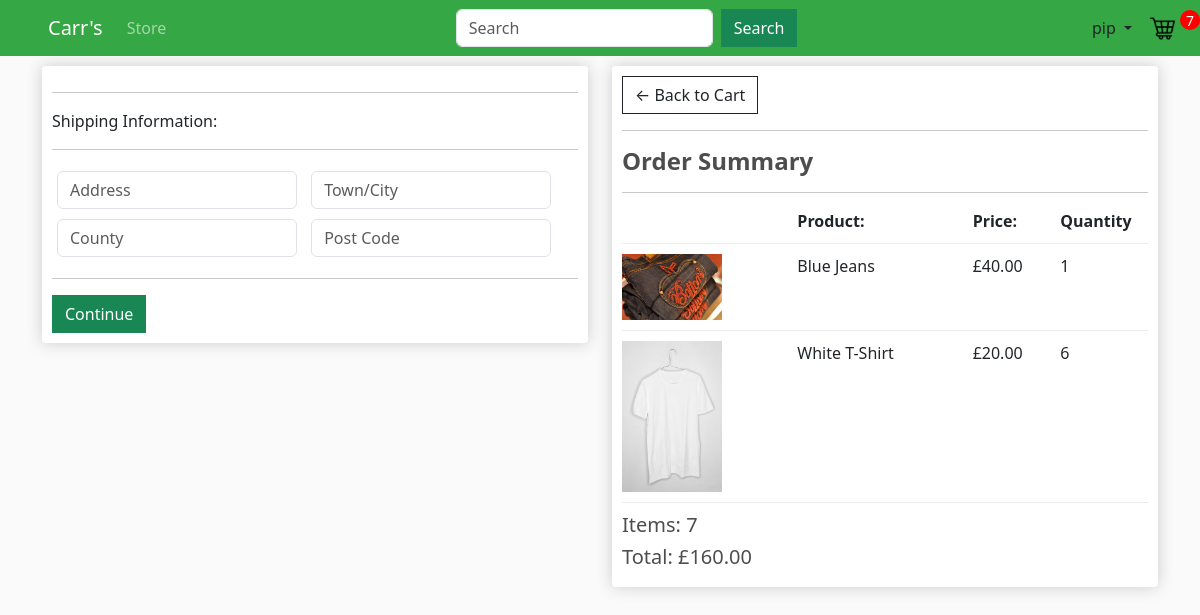
/checkout/ (signed in), run on an earlier commit of the app's database.
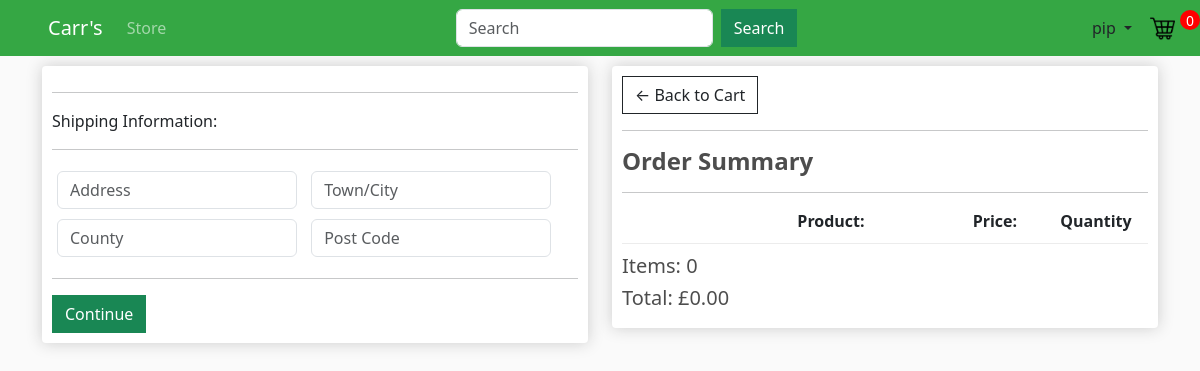
And on a later commit of the database.
### store/models.py (models this page shows, shortened)
class OrderItem(models.Model):
    product = models.ForeignKey(Product, on_delete=models.SET_NULL, blank=True, null=True)
    order = models.ForeignKey(Order, on_delete=models.SET_NULL, blank=True, null=True)
    quantity = models.IntegerField(default=0, null=True, blank=True)
    date_added = models.DateField(auto_now_add=True)
    @property
    def get_total(self):
        total = self.product.price * self.quantity
        return total

class Product(models.Model):
    name = models.CharField(max_length=100, null=True)
    description = models.CharField(max_length=300, null=True)
    price = models.FloatField()
    image = models.ImageField(null=True, blank=True)
    @property
    def imageURL(self):
        try:
            url=self.image.url
        except:
            url=''
        return url

class Order(models.Model):
    customer = models.ForeignKey(Customer, on_delete=models.SET_NULL, blank=True, null=True)
    order_date = models.DateTimeField(auto_now_add=True)
    completed = models.BooleanField(default=False, null=True, blank=False)
    transaction_id = models.CharField(max_length=100, null=True)
    products = models.ManyToManyField(Product, through="OrderItem") #Many to many relationship with OrderItem. This ensures each order can have a variety of products.
    @property
    def get_cart_total(self):
        orderitems = self.orderitem_set.all()
        total = sum([item.get_total for item in orderitems])
        return total
    @property
    def get_cart_items(self):
        orderitems = self.orderitem_set.all()
        total = sum([item.quantity for item in orderitems])
        return total

### store/views.py (the view)
# urls.py: path('checkout/', views.checkout, name ='checkout'),
def checkout(request):
    if request.user.is_authenticated:
        customer=request.user.customer
        order, created = Order.objects.get_or_create(customer=customer, completed=False)
        items = order.orderitem_set.all()
        cartItems = order.get_cart_items
    else:
        items = []
        order = {"get_cart_total": 0, "get_cart_items": 0}
        cartItems = order['get_cart_items']
    context = {'items':items, 'order':order, 'cartItems':cartItems}
    return render(request, 'store/checkout.html', context)

### store/templates/store/checkout.html (shortened to what this page needs)
{% extends 'store/main.html' %}
{% load static %}
{% block content %}
    <div class="row">
        <div class="col-lg-6">
            <div class="box-element" id="form-wrapper">
                <form id="form" method="POST">
                    <div id="shipping-info">
                        <hr>
                        <p>Shipping Information:</p>
                        <hr>
                        <div class="form-field">
                            <input class="form-control" type="text" name="address" placeholder="Address">
                        </div>
                        <div class="form-field">
                            <input class="form-control" type="text" name="city" placeholder="Town/City">
                        </div>
                        <div class="form-field">
                            <input class="form-control" type="text" name="county" placeholder="County">
                        </div>
                        <div class="form-field">
                            <input class="form-control" type="text" name="postcode" placeholder="Post Code">
                        </div>
                    </div>
                    <hr>
                    <input id="form-button" class="btn btn-success btn-block" type="submit" value="Continue">
                </form>
            </div>
            <br>
        </div>
        <div class="col-lg-6">
            <div class="box-element">
                <a  class="btn btn-outline-dark" href="{% url 'cart' %}">&#x2190; Back to Cart</a>
                <hr>
                <h4><strong>Order Summary</strong></h4>
                <hr>
                <div class="cart-row">
                    <div style="flex:2"></div>
                    <div style="flex:2"><strong>Product:</strong></div>
                    <div style="flex:1"><strong>Price:</strong></div>
                    <div style="flex:1"><strong>Quantity</strong></div>
                </div>
                {% for item in items %}
                <div class="cart-row">
                    <div style="flex:2"><img class="row-image" src="{{item.product.imageURL}}"></div>
                    <div style="flex:2"><p>{{item.product.name}}</p></div>
                    <div style="flex:1"><p>£{{item.product.price|floatformat:2}}</p></div>
                    <div style="flex:1"><p>{{item.quantity}}</p></div>
                </div>
                {% endfor %}
                <h5>Items:   {{order.get_cart_items}}</h5>
                <h5>Total:   £{{order.get_cart_total|floatformat:2}}</h5>
            </div>
        </div>
    </div>
{% endblock content %}

### store/templates/store/main.html (shortened to what this page needs)
<!DOCTYPE html>
{% load static %}
<html>
    <head>
        <link href="https://cdn.jsdelivr.net/npm/bootstrap@5.3.2/dist/css/bootstrap.min.css" rel="stylesheet">
        <link rel="stylesheet" type="text/css" href="{% static 'css/main.css' %}">
    </head>
    <body>
        <nav class="navbar navbar-expand-lg navbar-dark bg-dark">
            <a class="navbar-brand ms-5" href="{% url 'store' %}">Carr's</a>
            <div class="collapse navbar-collapse" id="navbarSupportedContent">
                <ul class="navbar-nav mr-auto">
                    <li class="nav-item">
                        <a class="nav-link" href="{% url 'store' %}">Store</a>
                    </li>
                </ul>
                <form method="get" class="ms-auto d-flex flex-row align-items-center" action="{% url 'search' %}">
                    <input class="form-control me-2" type="search" placeholder="Search" aria-label="Search" name="query">
                    <button class="btn btn-success" type="submit" >Search</button>
                </form>
                <div class="d-flex align-items-center ms-auto">
                {% if user.is_authenticated %}
                    <div class="dropdown">
                        <button class="btn dropdown-toggle" type="button" id="dropdownMenuButton" data-toggle="dropdown" aria-haspopup="true" aria-expanded="false">
                            {{ user }}
                        </button>
                    </div>
                {% else %}
                    <a href="{% url 'login' %}" class="btn ">Login</a>
                    <a href="{% url 'signup' %}" class="btn ">Register</a>
                {% endif %}
                <a href="{% url 'cart' %}">
                    <img id="cart-icon" src="{% static 'images/trolley.png' %}" class="img-fluid">
                </a>
                <p class="ms-auto" id="cart-total">{{cartItems}}</p>
                </div>
            </div>
        </nav>
        <div class="container">
            {% block content %}
            {% endblock content %}
        </div>
    </body>
</html>

What changed in the data, as far as the page shows it:
removed OrderItem: product.imageURL (picture), product.name "Blue Jeans", product.price "40.00", quantity "1"
removed OrderItem: product.imageURL (picture), product.name "White T-Shirt", product.price "20.00", quantity "6"
no longer on this page (row edited): Order: get_cart_items "7", get_cart_total "160.00"
added Order: get_cart_items "0", get_cart_total "0.00"
Also different on the page:
{{ cartItems }}: "7" → "0"
